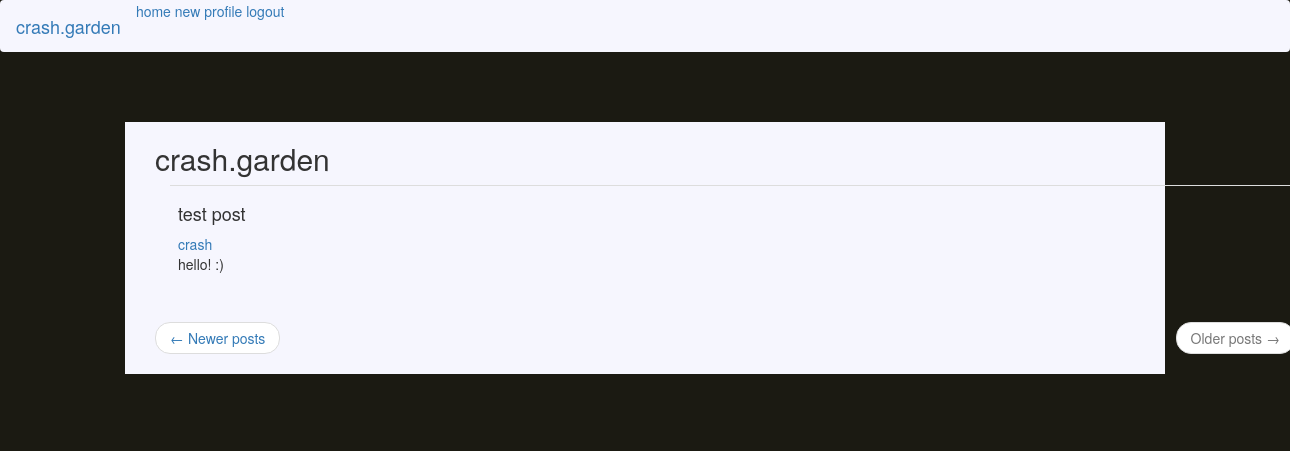
Page /index?page=2 (signed in) on the committed database.
### app/models.py (models this page shows, shortened)
class Post(db.Model):
    id = db.Column(db.Integer, primary_key=True)
    title = db.Column(db.String(140))  # TODO, NOT IMPLEMENTED
    body = db.Column(db.String(1000))
    timestamp = db.Column(db.DateTime, index=True, default=datetime.utcnow)
    user_id = db.Column(db.Integer, db.ForeignKey('user.id'))

class User(UserMixin, db.Model):
    id = db.Column(db.Integer, primary_key=True)
    username = db.Column(db.String(64), index=True, unique=True)
    email = db.Column(db.String(120), index=True, unique=True)
    password_hash = db.Column(db.String(128))
    role = db.Column(db.String(64))  # TODO, NOT IMPLEMENTED
    posts = db.relationship('Post', backref='author', lazy='dynamic')
    about_me = db.Column(db.String(512))

### app/routes.py (the view)
@app.route('/', methods=['GET', 'POST'])
@app.route('/index', methods=['GET', 'POST'])
@login_required
def index():
    page = request.args.get('page', 1, type=int)
    posts = Post.query.order_by(Post.timestamp.desc()).paginate(page, app.config['POSTS_PER_PAGE'], False)
    next_url = url_for('index', page=posts.next_num) if posts.has_next else None
    prev_url = url_for('index', page=posts.prev_num) if posts.has_prev else None
    return render_template(
            'index.html', posts=posts.items, next_url=next_url, prev_url=prev_url)

### app/models.py (called while the page is built)
@login.user_loader
def load_user(id):
    return User.query.get(int(id))

### app/templates/index.html
{% extends "base.html" %}
{% block app_content %}
<div class="container">
<div class="container">
    <h2>crash.garden</h2>
</div>
<div class="container">
    {% for post in posts %}
        {% include '_post.html' %}
    {% endfor %}
    {% include '_pagination.html' %}
</div>
</div>
{% endblock %}

### app/templates/_post.html
<div class="container">
<table class="table w-60">
    <tr>
        <td>
            <h4> {{ post.title }}</h4>
            <a href="{{ url_for('user', username=post.author.username) }}">
                {{ post.author.username }}
            </a>
            <br>
            {{ post.body }}
        </td>
    </tr>
</table>
</div>

### app/static/main/style.css (style rules this page uses)
body { background-color: #1b1a12; background-image: url('gardenwall_annie-spratt-unsplash.jpg') !important; background-size: cover; background-repeat: repeat-y; }
h2 { font-family: ; font-size: ; color: ; }

### rows in the picture
Post: title "test post", author.username "crash", body "hello! :)"
